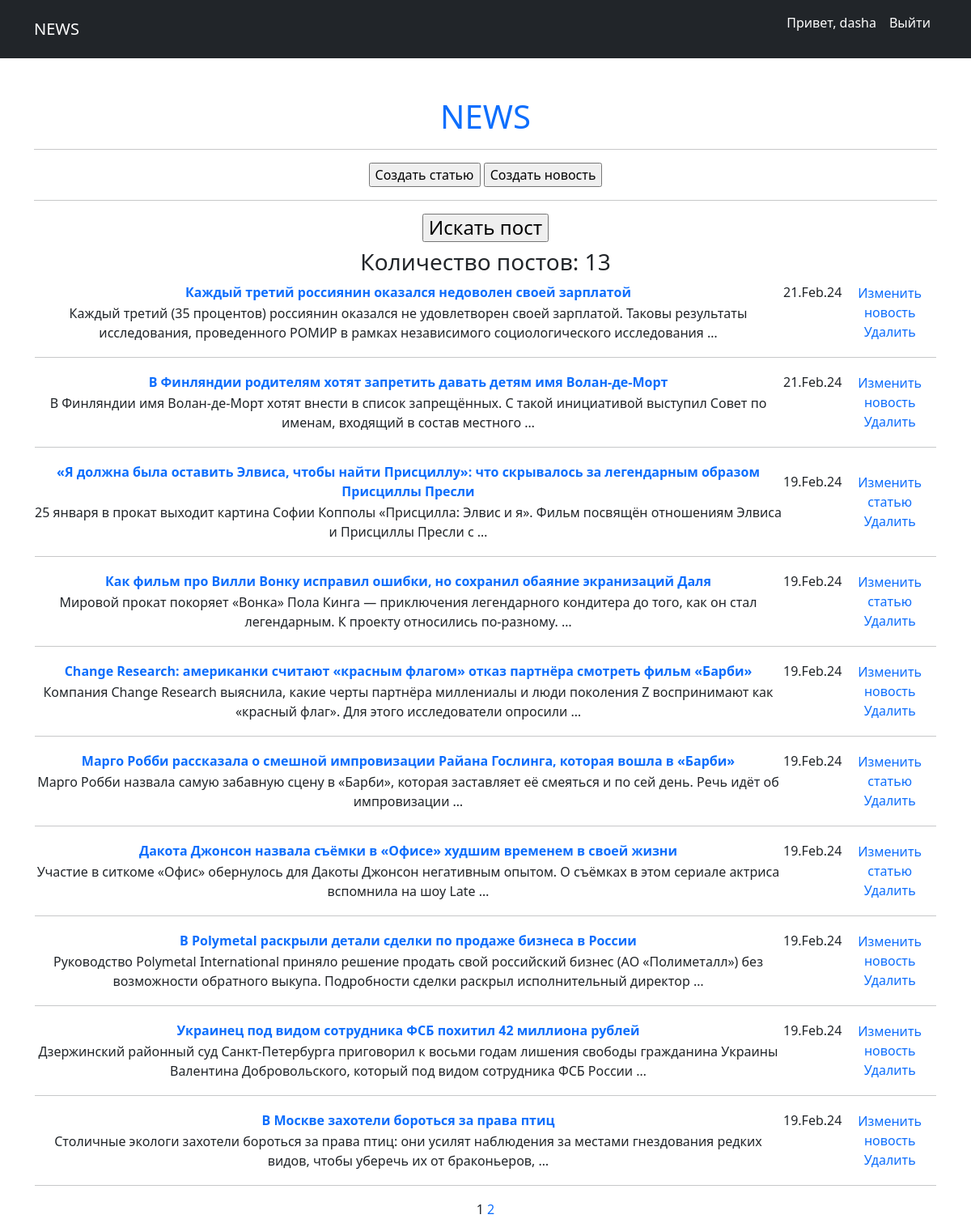
Page /news/ (signed in) on the committed database.
### news/models.py (models this page shows, shortened)
class Post(models.Model):
    articlePost = 'A'
    newsPost = 'N'
    TYPES = [
        (articlePost, 'Статья'),
        (newsPost, 'Новость')
    ]
    typePost = models.CharField(max_length=2, choices=TYPES, default=newsPost)
    dataPost = models.DateTimeField(auto_now_add=True)
    namePost = models.CharField(max_length=255)
    textPost = models.TextField()
    ratingPost = models.IntegerField(default=0)
    author = models.ForeignKey(Author, on_delete=models.CASCADE)
    category = models.ManyToManyField(Category, through='PostCategory')

### news/views.py (the view)
# urls.py: path('', PostList.as_view(), name='post_list'),
class PostList(ListView):
    model = Post
    ordering = '-dataPost'
    template_name = 'newslist.html'
    context_object_name = 'newslist'
    paginate_by = 10
    def get_context_data(self, **kwargs):
        context = super().get_context_data()
        context['total_post'] = Post.objects.count()
        return context

### news/templatetags/custom_filters.py (called while the page is built)
@register.filter()
def censor(value):
    if isinstance(value, str):
        for i in CENSOR_WORDS:
            value = value.replace(i[1:], '*' * len(i[1:]))
        return value
    else:
        raise ValueError('Переменная не строкового типа сорри')

### news/templatetags/custom_tags.py (called while the page is built)
@register.simple_tag(takes_context=True)
def url_replace(context, **kwargs):
    d = context['request'].GET.copy()
    for k, v in kwargs.items():
        d[k] = v
    return d.urlencode()

### templates/newslist.html (shortened to what this page needs)
{% extends 'flatpages/default.html' %}
{% load custom_filters %}
{% load custom_tags %}
{% block content %}
   <h4><a href="search/"><input type="button" value="Искать пост"/></a></h4>
    <h3>Количество постов: {{ total_post }}</h3>
    {% if newslist %}
        <table>
            {% for newlist in newslist %}
            <tr>
                <td>
                    <a href="{{ newlist.pk }}">
                    <b>{{ newlist.namePost|censor }}</b></a>
                </td>
                <td>
                    {{ newlist.dataPost|date:'d.M.y' }}
                </td>
                {% if perms.news.change_post or perms.news.delete_post %}
                <td rowspan="2">
                    {% if newlist.typePost == 'N' %}
                        <a href="{% url 'news_update' newlist.id %}">Изменить новость</a>
                        <br>
                        <a href="{% url 'news_delete' newlist.id %}">Удалить</a>
                    {% else %}
                        <a href="{% url 'article_update' newlist.id %}">Изменить статью</a>
                        <br>
                        <a href="{% url 'article_delete' newlist.id %}">Удалить</a>
                    {% endif %}
                </td>
                {% endif %}
            </tr>
            <tr>
                <td>
                    {{ newlist.textPost|truncatewords:20|censor }}
                </td>
            </tr>
            <tr>
                <td colspan="3">
                    <hr>
                </td>
            </tr>
            {% endfor %}
        </table>
    {% else %}
        <h2>Постов нет :(</h2>
    {% endif %}
    {{ page_obj.number }}
    {% if page_obj.has_next %}
        <a href="?{% url_replace page=page_obj.next_page_number %}">{{page_obj.next_page_number}}</a>
    {% endif %}
{% endblock content %}

### templates/flatpages/default.html (shortened to what this page needs)
{% load static %}
<!DOCTYPE html>
<html lang="en">
    <head>
        <link href="{% static 'css/styles.css' %}" rel="stylesheet" />
    </head>
    <body>
        <nav class="navbar navbar-expand-lg navbar-dark bg-dark">
            <div class="container">
                <a class="navbar-brand" href="{% url 'post_list' %}">NEWS</a>
                <div class="collapse navbar-collapse" id="navbarSupportedContent">
                    <ul class="navbar-nav ms-auto mb-2 mb-lg-0">
                        {% if request.user.is_authenticated %}
                            <li class="nav-item"><p class="nav-link active" aria-current="page">
                                Привет, {{ request.user.username }}</p></li>
                            <li class="nav-item">
                                <a class="nav-link active" aria-current="page" href="{% url 'account_logout' %}">
                                Выйти</a></li>
                        {% else %}
                            <li class="nav-item"><a class="nav-link active" aria-current="page" href="{% url 'account_login' %}">
                                Войти</a></li>
                        {% endif %}
                    </ul>
                </div>
            </div>
        </nav>
        <div class="container">
            <div class="text-center mt-5">
              <h1><a href="{% url 'post_list' %}">NEWS</a></h1>
              <hr>
              {% if perms.news.add_post %}
                <a href="{% url 'article_create' %}"><input type="button" value="Создать статью"></a>
                <a href="{% url 'news_create' %}"><input type="button" value="Создать новость"></a>
                <hr>
              {% endif %}
              {% block content %}
              {% endblock content %}
            </div>
    </body>
</html>

### rows in the picture
Post: namePost|censor "Каждый третий россиянин оказался недоволен своей зарплатой", dataPost "21.Feb.24", typePost "Изменить новость", textPost|censor "Каждый третий (35 процентов) россиянин оказался не удовлетворен своей зарплатой. Таковы результаты исследования, проведенного РОМИР в рамках независимого социологического исследования …"
Post: namePost|censor "В Финляндии родителям хотят запретить давать детям имя Волан-де-Морт", dataPost "21.Feb.24", typePost "Изменить новость", textPost|censor "В Финляндии имя Волан-де-Морт хотят внести в список запрещённых. С такой инициативой выступил Совет по именам, входящий в состав местного …"
Post: namePost|censor "«Я должна была оставить Элвиса, чтобы найти Присциллу»: что скрывалось за легендарным образом Присциллы Пресли", dataPost "19.Feb.24", typePost "Изменить статью", textPost|censor "25 января в прокат выходит картина Софии Копполы «Присцилла: Элвис и я». Фильм посвящён отношениям Элвиса и Присциллы Пресли с …"
Post: namePost|censor "Как фильм про Вилли Вонку исправил ошибки, но сохранил обаяние экранизаций Даля", dataPost "19.Feb.24", typePost "Изменить статью", textPost|censor "Мировой прокат покоряет «Вонка» Пола Кинга — приключения легендарного кондитера до того, как он стал легендарным. К проекту относились по-разному. …"
Post: namePost|censor "Change Research: американки считают «красным флагом» отказ партнёра смотреть фильм «Барби»", dataPost "19.Feb.24", typePost "Изменить новость", textPost|censor "Компания Change Research выяснила, какие черты партнёра миллениалы и люди поколения Z воспринимают как «красный флаг». Для этого исследователи опросили …"
Post: namePost|censor "Марго Робби рассказала о смешной импровизации Райана Гослинга, которая вошла в «Барби»", dataPost "19.Feb.24", typePost "Изменить статью", textPost|censor "Марго Робби назвала самую забавную сцену в «Барби», которая заставляет её смеяться и по сей день. Речь идёт об импровизации …"
Post: namePost|censor "Дакота Джонсон назвала съёмки в «Офисе» худшим временем в своей жизни", dataPost "19.Feb.24", typePost "Изменить статью", textPost|censor "Участие в ситкоме «Офис» обернулось для Дакоты Джонсон негативным опытом. О съёмках в этом сериале актриса вспомнила на шоу Late …"
Post: namePost|censor "В Polymetal раскрыли детали сделки по продаже бизнеса в России", dataPost "19.Feb.24", typePost "Изменить новость", textPost|censor "Руководство Polymetal International приняло решение продать свой российский бизнес (АО «Полиметалл») без возможности обратного выкупа. Подробности сделки раскрыл исполнительный директор …"
Post: namePost|censor "Украинец под видом сотрудника ФСБ похитил 42 миллиона рублей", dataPost "19.Feb.24", typePost "Изменить новость", textPost|censor "Дзержинский районный суд Санкт-Петербурга приговорил к восьми годам лишения свободы гражданина Украины Валентина Добровольского, который под видом сотрудника ФСБ России …"
Post: namePost|censor "В Москве захотели бороться за права птиц", dataPost "19.Feb.24", typePost "Изменить новость", textPost|censor "Столичные экологи захотели бороться за права птиц: они усилят наблюдения за местами гнездования редких видов, чтобы уберечь их от браконьеров, …"

### other values in the picture
{{ request.user.username }} "dasha"
{{ total_post }} "13"
{{ page_obj.number }} "1"
{{ page_obj.next_page_number }} "2"
